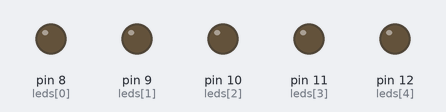
A sketch run on a simulated Arduino Uno, built with avr-gcc and run on an emulated ATmega328P. Parts: output pins drawn as LEDs (lit = HIGH).

Above: at 0.2 s.
At 1.0 s:
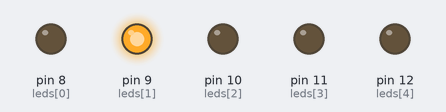
At 1.8 s:
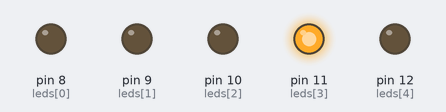
At 2.6 s:
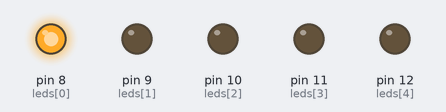
At 3.4 s:
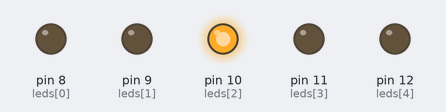
At 4.2 s:
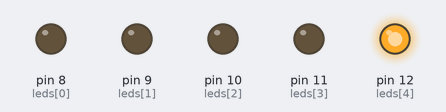
Timing chart, 0 to 4.6 s (numbered marks = the images above):
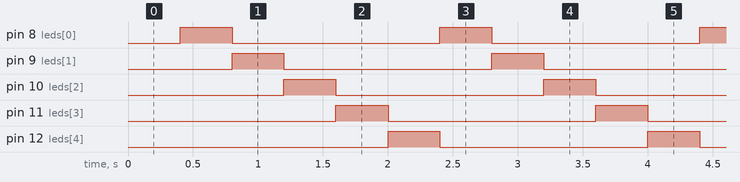

The sketch:

ler4sensoresAnalogicos.ino
```cpp
const int leds[] = {8, 9, 10, 11, 12};
const int NUM_LEDS = 5;
int ledAtual = 0;
unsigned long ultimoTempo = 0;
const long INTERVALO = 400;

void setup() {
  for (int i = 0; i < NUM_LEDS; i++) {
    pinMode(leds[i], OUTPUT);
  }
}

void loop() {
  unsigned long agora = millis();
  if (agora - ultimoTempo >= INTERVALO) {
    ultimoTempo = agora;

    for (int i = 0; i < NUM_LEDS; i++)
      digitalWrite(leds[i], LOW);

    digitalWrite(leds[ledAtual], HIGH);
    ledAtual = (ledAtual + 1) % NUM_LEDS;
  }
}
```

Measured:
- by itself, pin 8 (leds[0]), pin 9 (leds[1]), pin 10 (leds[2]), pin 11 (leds[3]), pin 12 (leds[4]): alternates HIGH for 0.40 s and LOW for 1.6 s
- by itself, everything shown: repeats every 2.0 s, in 5 steps
